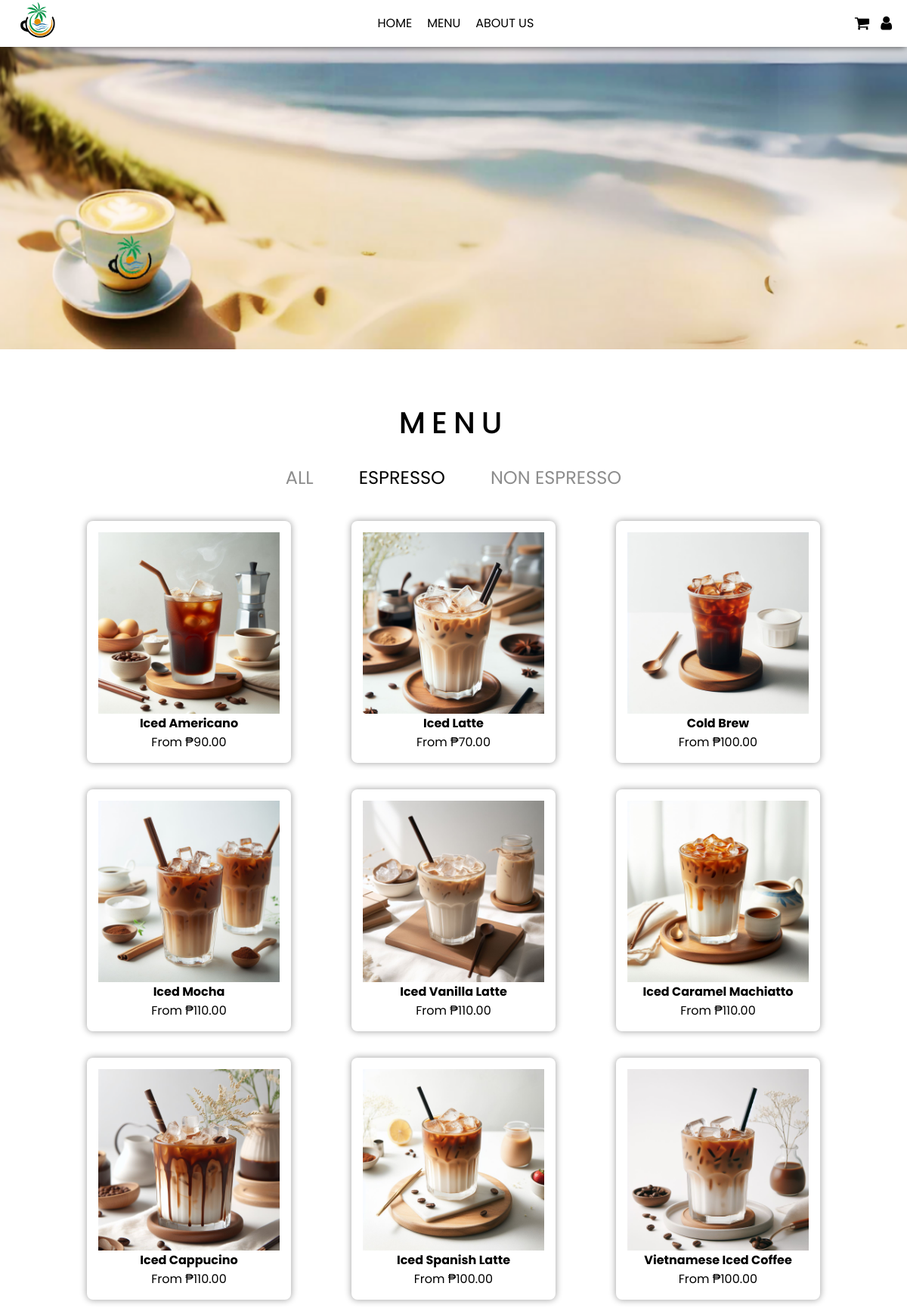
The page /menu.php?category=Espresso on the database its author committed.
### tables this page shows
CREATE TABLE product_sizes (
  sizeid int unsigned AUTO_INCREMENT NOT NULL PRIMARY KEY,
  prodid int unsigned NOT NULL,
  FOREIGN KEY (prodid) REFERENCES products(prodid),
  size_name varchar(20) NOT NULL,
  price decimal(10, 2) NOT NULL
);

CREATE TABLE products (
  prodid int unsigned AUTO_INCREMENT NOT NULL PRIMARY KEY,
  prodname varchar(50) NOT NULL,
  img text NOT NULL,
  category varchar(30) NOT NULL
);

### menu.php (the view, shortened to what this page needs)
<?php
include('dbconnection.php');
$category = isset($_GET['category']) ? $_GET['category'] : "ALL";
if ($category === "ALL") {
    $query = "SELECT p.prodid, p.prodname, p.img, ps.size_name, ps.price
              FROM products p
              INNER JOIN product_sizes ps ON p.prodid = ps.prodid
              WHERE ps.size_name = 'Tall'";
} else {
    $query = "SELECT p.prodid, p.prodname, p.img, ps.size_name, ps.price
              FROM products p
              INNER JOIN product_sizes ps ON p.prodid = ps.prodid
              WHERE p.category = ?
              AND ps.size_name = 'Tall'";
}
$stmt = mysqli_prepare($conn, $query);
if ($category !== "ALL") {
    mysqli_stmt_bind_param($stmt, 's', $category);
}
mysqli_stmt_execute($stmt);
mysqli_stmt_bind_result($stmt, $prodid, $prodname, $img, $size_name, $price);
$data = array();
while (mysqli_stmt_fetch($stmt)) {
    $data[] = array(
        'prodid' => $prodid,
        'prodname' => $prodname,
        'img' => $img,
        'size_name' => $size_name,
        'price' => $price
    );
}
?>
<!DOCTYPE html>
<html lang="en">
<head>
</head>
<body>
<section class="menu-header">
    <?php include "header.php"; ?>
<section class="menu-body">
    <div class="menu-banner">
        <img src="imgs/menu-banner.png" alt="">
    </div>
    <div class="menu-title">
        <h1>MENU</h1>
    </div>
    <div class="category-list">
        <div class="category-button">
            <a href="?category=ALL" class="menu-category <?php if ($category === "ALL") echo "active"; ?>">ALL</a>
            <a href="?category=Espresso" class="menu-category <?php if ($category === "Espresso") echo "active"; ?>">ESPRESSO</a>
            <a href="?category=Non%20Espresso" class="menu-category <?php if ($category === "Non Espresso") echo "active"; ?>">NON ESPRESSO</a>
        </div>
    </div>
    <div class="menu-card">
        <div class="product-row">
            <?php
            foreach ($data as $row) {
                echo '<a href="products.php?id=' . $row['prodid'] . '" class="product-link">';
                echo '<div class="product-card">';
                echo '<img src="' . $row['img'] . '" class="menu-img">';
                echo '<p class="menu-name">' . $row['prodname'] . '</p>';
                echo '<p>From ₱' . $row['price'] . '</p>';
                echo '</div>';
                echo '</a>';
            }
            ?>
        </div>
    </div>
</section>
</body>
</html>

### style.css (style rules this page uses)
* { margin: 0; padding: 0; font-family: "Poppins", sans-serif; text-decoration: none; }
.menu-header { position: sticky; top: 0; }
.menu-banner img { height: 400px; width: 100%; object-fit: cover; }
.menu-title { display: flex; align-items: center; justify-content: center; }
.menu-title h1 { font-size: 2.5em; font-weight: 500; margin-top: 60px; margin-bottom: 25px; letter-spacing: 0.2em; }
.category-list { display: flex; align-items: center; justify-content: center; }
.category-button { display: flex; align-items: center; justify-content: center; gap: 60px; margin-bottom: 40px; }
.category-button .menu-category { cursor: pointer; font-size: 1.5em; color: #8d8d8d; }
.category-button .menu-category.active { color: black; }
.menu-card { display: flex; align-items: center; justify-content: center; }
.product-row { display: grid; grid-template-columns: 350px 350px 350px; justify-items: center; }
.product-card { width: 270px; margin-bottom: 35px; text-align: center; height: 320px; display: flex; align-items: center; justify-content: center; flex-direction: column; border-radius: 8px; box-shadow: 0px 0px 8px 1px rgba(0, 0, 0, 0.33); -webkit-box-shadow: 0px 0px 8px 1px rgba(0, 0, 0, 0.33); -moz-box-shadow: 0px 0px 8px 1px rgba(0, 0, 0, 0.33); }
.menu-img { width: 240px; object-fit: cover; }
.menu-name { font-weight: bold; }
.product-link { text-decoration: none; color: black; }

### rows shown on the page
product_sizes: prodid.img (picture), prodid.prodname "Iced Americano", price "90.00"
product_sizes: prodid.img (picture), prodid.prodname "Iced Latte", price "70.00"
product_sizes: prodid.img (picture), prodid.prodname "Cold Brew", price "100.00"
product_sizes: prodid.img (picture), prodid.prodname "Iced Mocha", price "110.00"
product_sizes: prodid.img (picture), prodid.prodname "Iced Vanilla Latte", price "110.00"
product_sizes: prodid.img (picture), prodid.prodname "Iced Caramel Machiatto", price "110.00"
product_sizes: prodid.img (picture), prodid.prodname "Iced Cappucino", price "110.00"
product_sizes: prodid.img (picture), prodid.prodname "Iced Spanish Latte", price "100.00"
product_sizes: prodid.img (picture), prodid.prodname "Vietnamese Iced Coffee", price "100.00"
